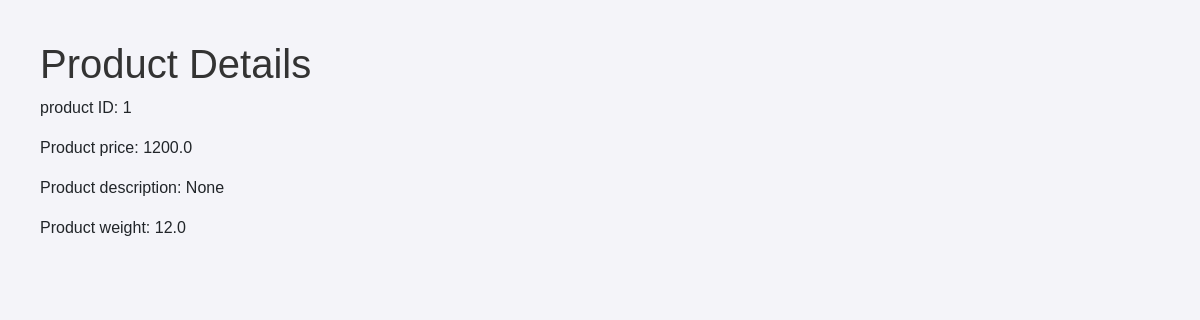
The app's page /products/1, older data.
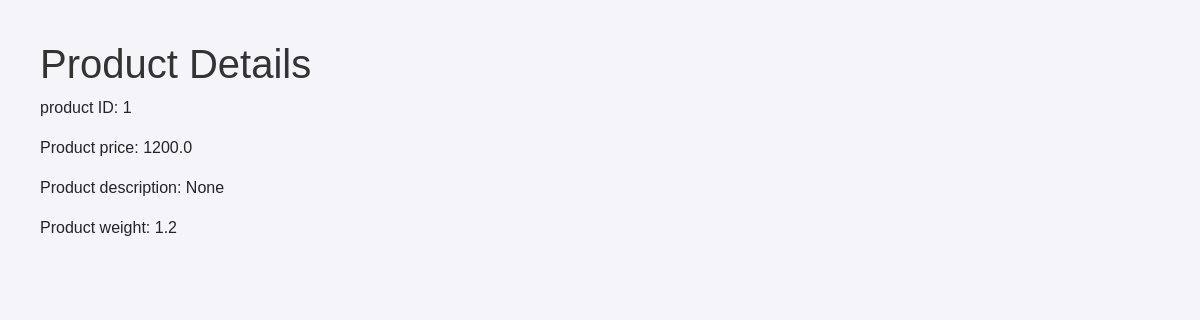
The same page, newer data.
### app/models/product.py (models this page shows)
class Product(db.Model):
    __tablename__ = 'products'  # Correct table name used in ForeignKey reference
    id = db.Column(db.Integer, primary_key=True)
    nom = db.Column(db.String, nullable=False)
    description = db.Column(db.String)
    price = db.Column(db.Float, nullable=False)
    weight = db.Column(db.Float, nullable=False) # Weight of the product in kg

### app/routes/product.py (the view)
@product_bp.route('/products/<int:id>', methods=['GET'])
def get_product(id):
    product = Product.query.get_or_404(id)  # Use Product instead of product
    return render_template('products/view_product.html', product=product)

### app/templates/products/view_product.html
{% extends "base.html" %}
{% block content %}
    <h1>Product Details</h1>
    <p>product ID: {{ product.id }}</p>
    <p>Product price: {{ product.price }}</p>
    <p>Product description: {{ product.description }}</p>
    <p>Product weight: {{ product.weight }}</p>
{% endblock %}

Row changes from the older to the newer data that the page shows:
changed Product "None": weight "12.0" → "1.2"
